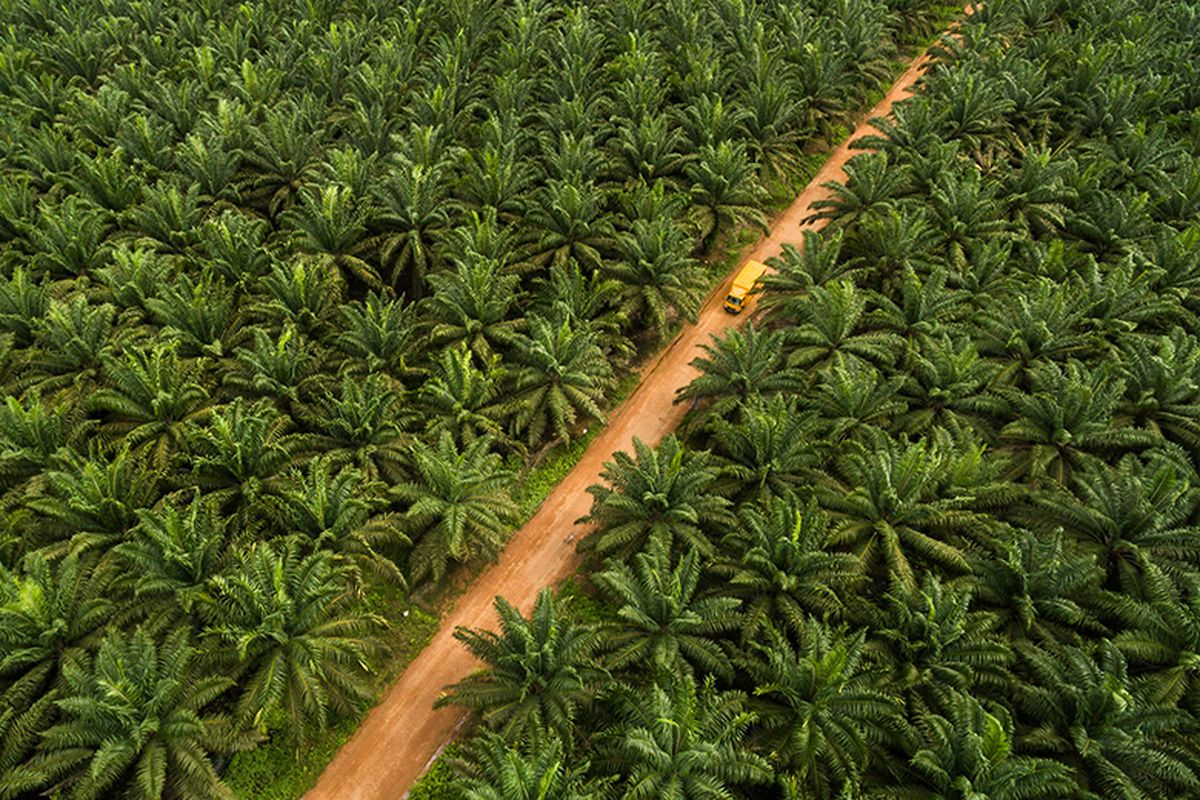
#> input picture kebunsawit.jpg, 1200 x 800 px
$ python 'Latihan 7_2.py'
#> lines starting #> are read from the running program, lines starting #| are printed output that depends on the picture; after the words box and inside, x2 and y2 are one past the last pixel; in counts of white or black regions, pixels touching at a corner belong together
# 1217070078, Rossy Musdawiyah Anisa

import cv2
import numpy as np

# Membaca gambar utuh untuk dicari
img_rgb = cv2.imread('kebunsawit.jpg')
#> img_rgb is the input picture: shape (800, 1200, 3); mean B, G, R 32, 81.6, 73.6
if img_rgb is None:
    raise FileNotFoundError("Gambar 'kebunsawit.jpg' tidak ditemukan.")
img_gray = cv2.cvtColor(img_rgb, cv2.COLOR_BGR2GRAY)
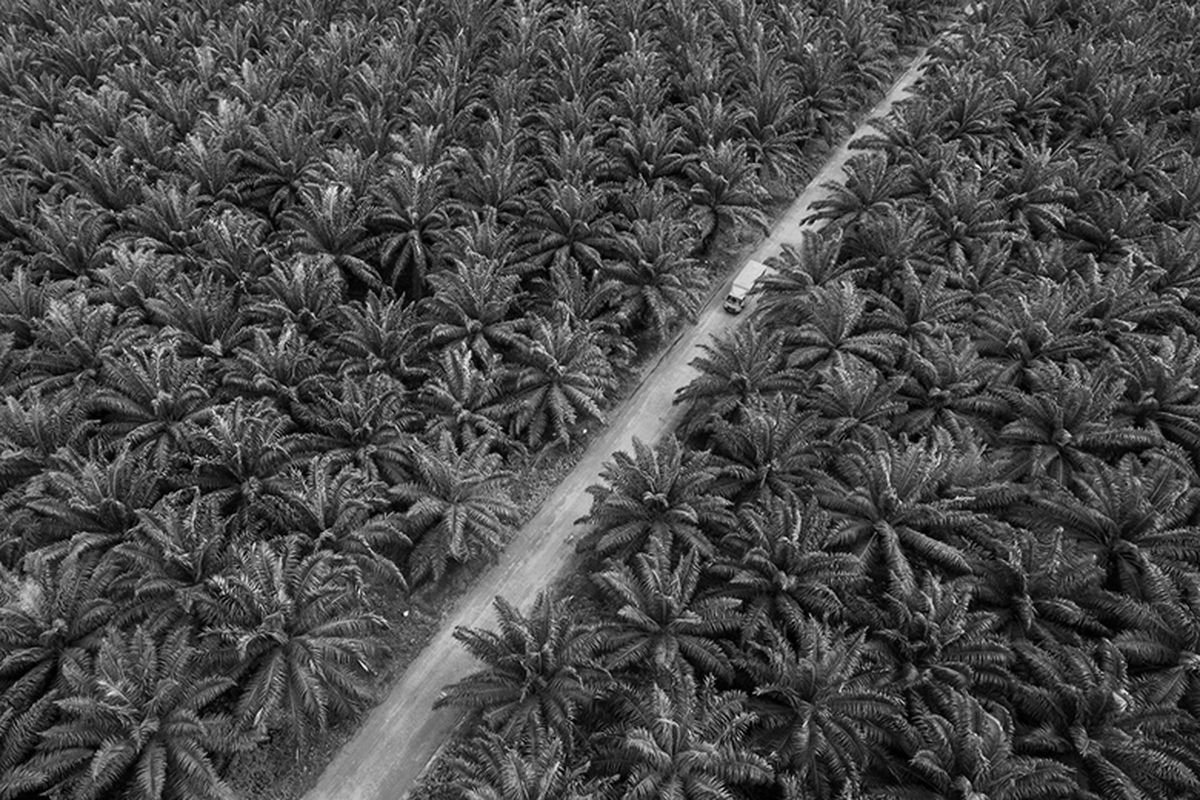
#> img_gray: shape (800, 1200); min 0, max 251, mean 73.6

# Membaca template sebagai grayscale
template = cv2.imread('sawitt.jpg', 0)
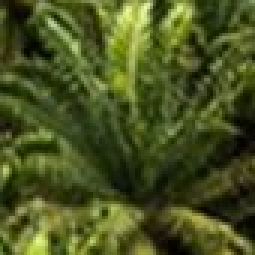
#> input picture sawitt.jpg, 85 x 85 px (shown 3 times larger)
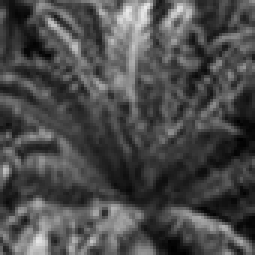
#> template: shape (85, 85) (shown 3 times larger); min 0, max 235, mean 74.7
if template is None:
    raise FileNotFoundError("Gambar 'sawitt.jpg' tidak ditemukan.")

# Ukuran template, ukuran ini akan digunakan untuk menggambar kotak
w, h = template.shape[::-1]
#> w = 85; h = 85

# Menggunakan metode COEFF-NORMALIZED
res = cv2.matchTemplate(img_gray, template, cv2.TM_CCOEFF_NORMED)
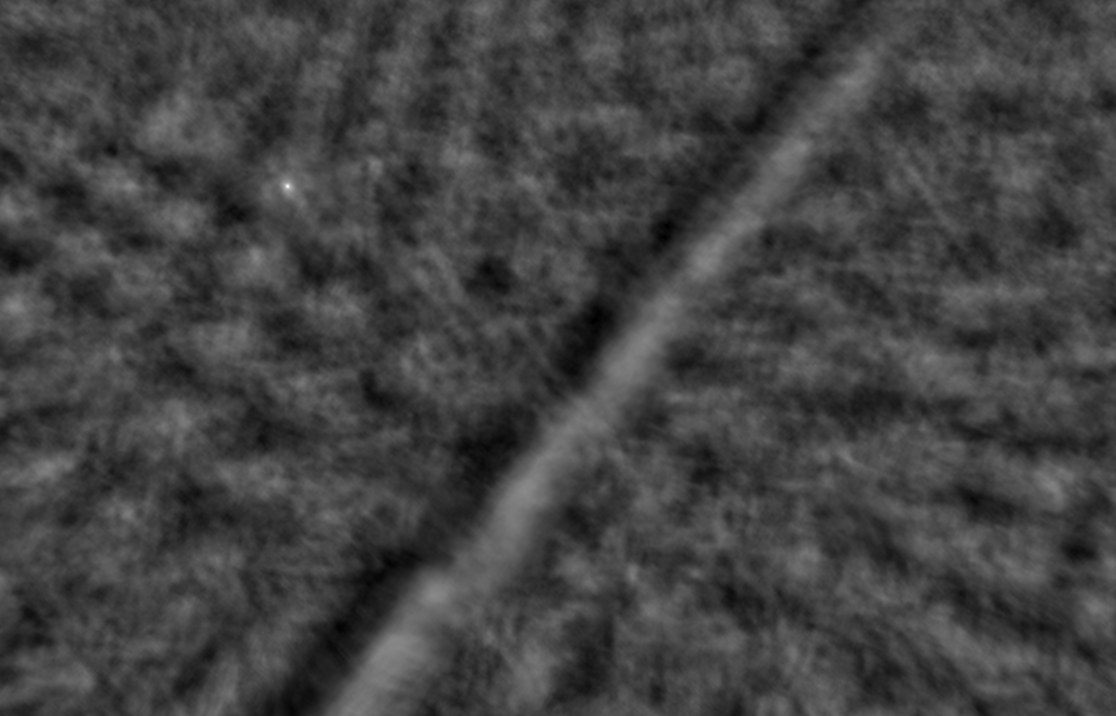
#> res: shape (716, 1116) float32; min -0.344, max 0.989, mean 0.00172; drawn with min black and max white

# Nilai threshold atau ambang batas deteksi kemiripan titik.
# Lakukan eksperimen dengan merubah nilai ini
threshold = 0.15
loc = np.where(res >= threshold)
#> loc = 55407 positions, rows 0 to 715, columns 0 to 1115

# Membuat array kosong untuk menyimpan lokasi-lokasi dari hasil deteksi
lspoint = []
lspoint2 = []
count = 0  # untuk menyimpan jumlah matching yang ditemukan

for pt in zip(*loc[::-1]):
    # Jika sudah ada, skip lokasi tersebut
    if pt[0] not in lspoint and pt[1] not in lspoint2:
        # Gambar persegi warna kuning dengan ketebalan dua poin
        cv2.rectangle(img_rgb, pt, (pt[0] + w, pt[1] + h), (0, 255, 255), 2)
        for i in range(pt[0] - 9, pt[0] + 9):
            # Tambahkan koordinat x ke list
            lspoint.append(i)
        for k in range(pt[1] - 9, pt[1] + 9):
            # Tambahkan koordinat y ke list
            lspoint2.append(k)
        count += 1
    else:
        continue
#> this loop made 55407 passes
#> pt on passes 1 to 12: (484, 0), (542, 0), (543, 0), (483, 1), (484, 1), (485, 1), (542, 1), (543, 1), (481, 2), (482, 2), (483, 2), (484, 2)
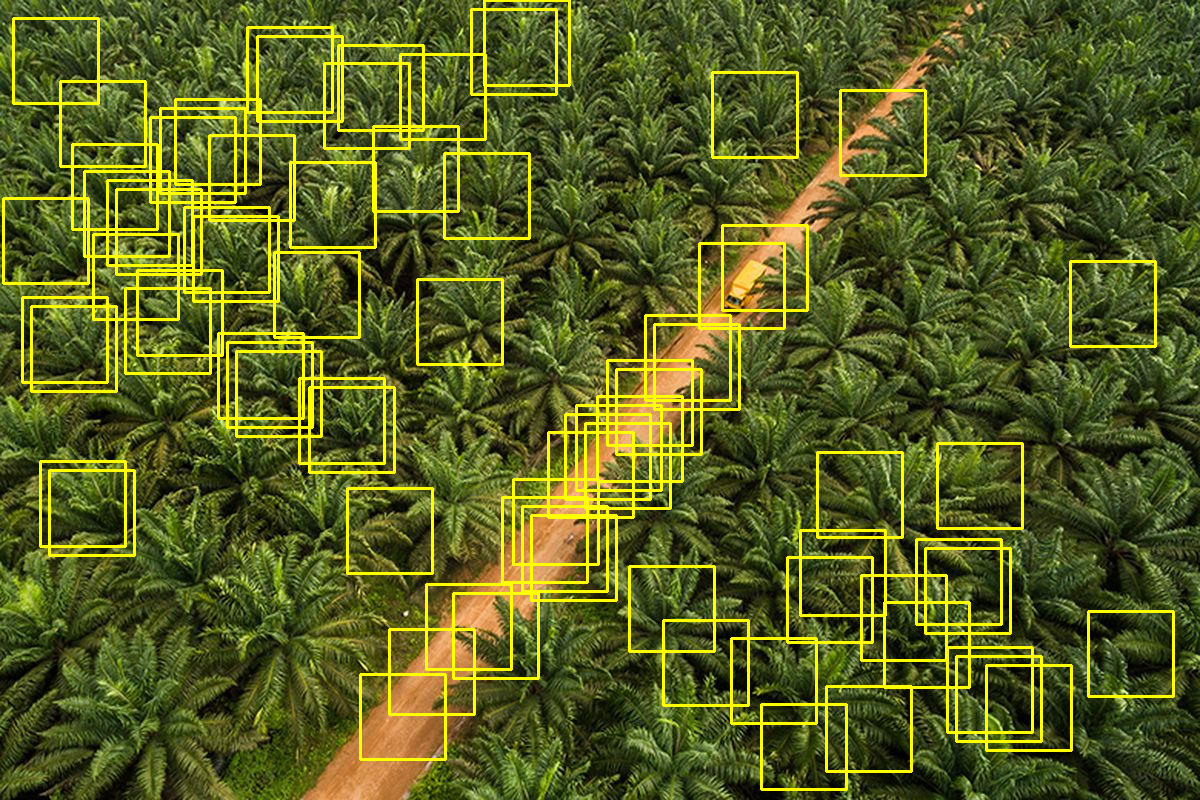
#> img_rgb: shape (800, 1200, 3); 7.81% of pixels changed, all inside (x1, y1, x2, y2) = (2, 0, 1175, 791)
#> after the loop, count = 77; lspoint = 1386 values, max 1096 at index 1223, min -6 at index 396, mean 462.1; lspoint2 = 1386 values, max 712 at index 1385, min -9 at index 0, mean 343.9

print("Jumlah objek ditemukan:", count)
#| Jumlah objek ditemukan: 77

# Simpan gambar hasil deteksi
cv2.imwrite('hasil_deteksi.jpg', img_rgb)

# Tampilkan dengan imshow (untuk lingkungan desktop)
cv2.imshow('Deteksi Objek', img_rgb)
cv2.waitKey(0)
cv2.destroyAllWindows()
